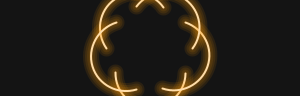
Frame 1 (no input)
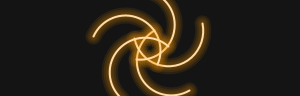
Frame 60 (the mouse pressed at the canvas centre just before this capture)
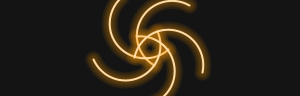
Frame 120 (the mouse held since frame 60 and released just before this capture)

The Processing sketch that drew these frames (run headless with seeded random() and noise(); from frame 60 on, the mouse is pressed at the canvas centre):

// Processing sketch: silkThreads
// ── silkThreads.pde
void setup() {
  size(150*2, 48*2);
  noFill();
}
 
void draw() {
  background(20);
  /* Adjust for loops as they need adjusting for perforce on the web */
  for (int i = 0; i < 360; i+=72) {
    float x = width/2 + sin(radians(i+frameCount)) * 25;
    float y = height/2 + cos(radians(i+frameCount)) * 25;
    stroke(255);
    strokeWeight(2);
    /* Inner glow */
    arc(x, y, 70, 70, PI-radians(180+i-frameCount), TWO_PI-radians(180+i-frameCount));
    for(int q = 2; q < 10; q+=2){
      strokeWeight(q*2);
      stroke(255, 150, 0, 25);
      /* Outer fade */
      arc(x, y, 70, 70, PI-radians(180+i-frameCount), TWO_PI-radians(180+i-frameCount));
    }
  }
}
